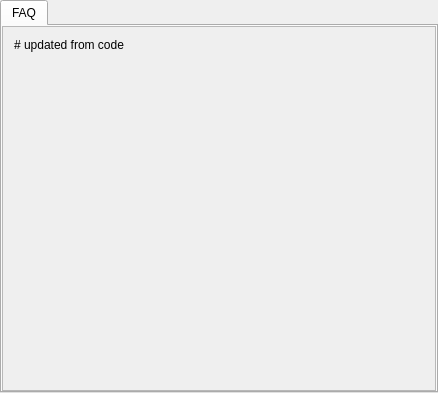
<?xml version="1.0" encoding="UTF-8"?>
<ui version="4.0">
 <class>SuperMetroidHelpWidget</class>
 <widget class="QTabWidget" name="SuperMetroidHelpWidget">
  <property name="geometry">
   <rect>
    <x>0</x>
    <y>0</y>
    <width>438</width>
    <height>393</height>
   </rect>
  </property>
  <property name="currentIndex">
   <number>0</number>
  </property>
  <widget class="QWidget" name="faq_tab">
   <attribute name="title">
    <string>FAQ</string>
   </attribute>
   <layout class="QGridLayout" name="faq_layout">
    <property name="leftMargin">
     <number>0</number>
    </property>
    <property name="topMargin">
     <number>0</number>
    </property>
    <property name="rightMargin">
     <number>0</number>
    </property>
    <property name="bottomMargin">
     <number>0</number>
    </property>
    <item row="0" column="0">
     <widget class="QScrollArea" name="faq_scroll_area">
      <property name="widgetResizable">
       <bool>true</bool>
      </property>
      <widget class="QWidget" name="faq_scroll_area_contents">
       <property name="geometry">
        <rect>
         <x>0</x>
         <y>0</y>
         <width>432</width>
         <height>361</height>
        </rect>
       </property>
       <layout class="QGridLayout" name="gridLayout_10">
        <item row="0" column="0">
         <widget class="QLabel" name="faq_label">
          <property name="text">
           <string># updated from code</string>
          </property>
          <property name="alignment">
           <set>Qt::AlignLeading|Qt::AlignLeft|Qt::AlignTop</set>
          </property>
          <property name="wordWrap">
           <bool>true</bool>
          </property>
         </widget>
        </item>
       </layout>
      </widget>
     </widget>
    </item>
   </layout>
  </widget>
 </widget>
 <layoutdefault spacing="6" margin="11"/>
 <resources/>
 <connections/>
</ui>
